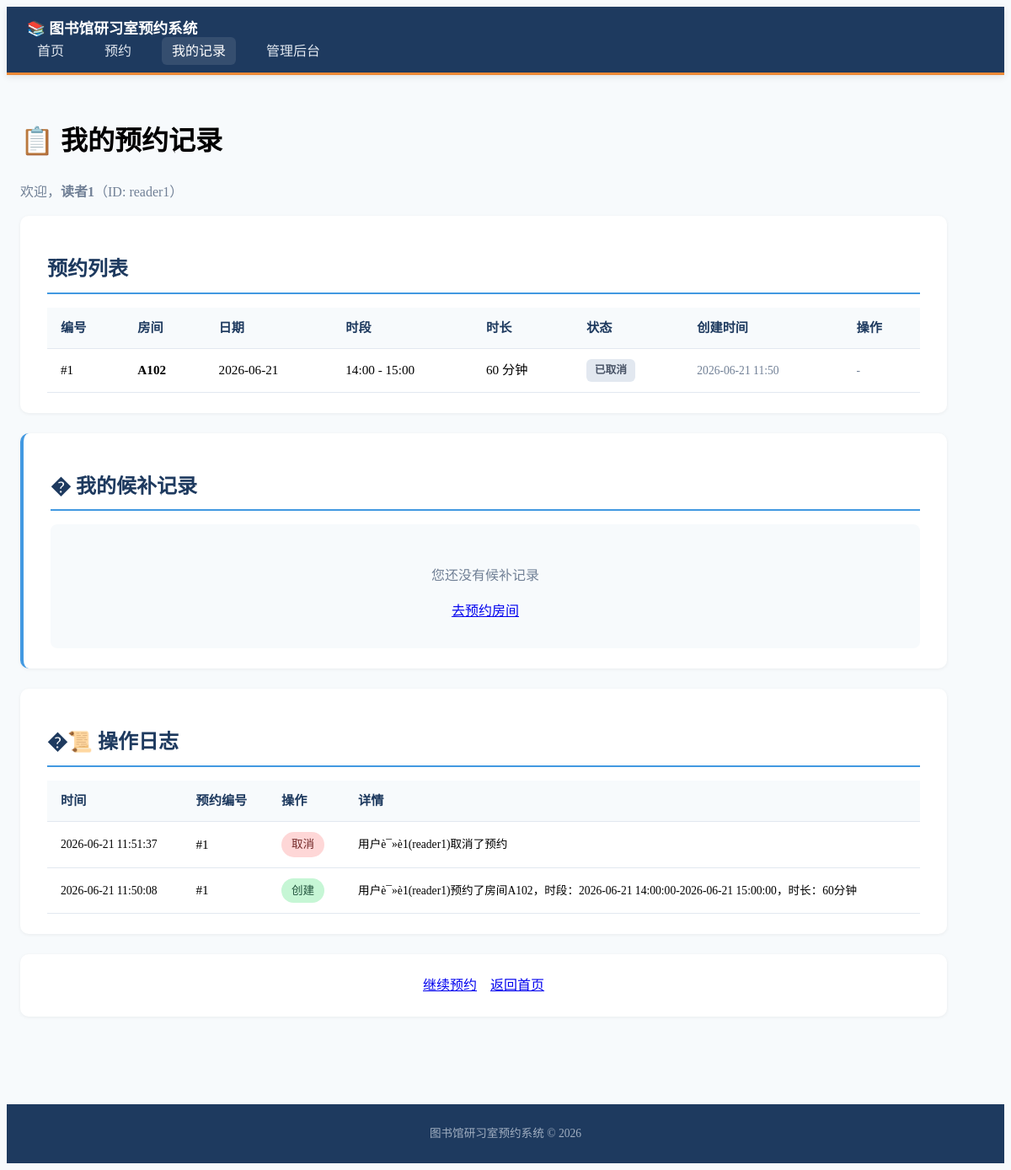
Page /history on the earlier database version.
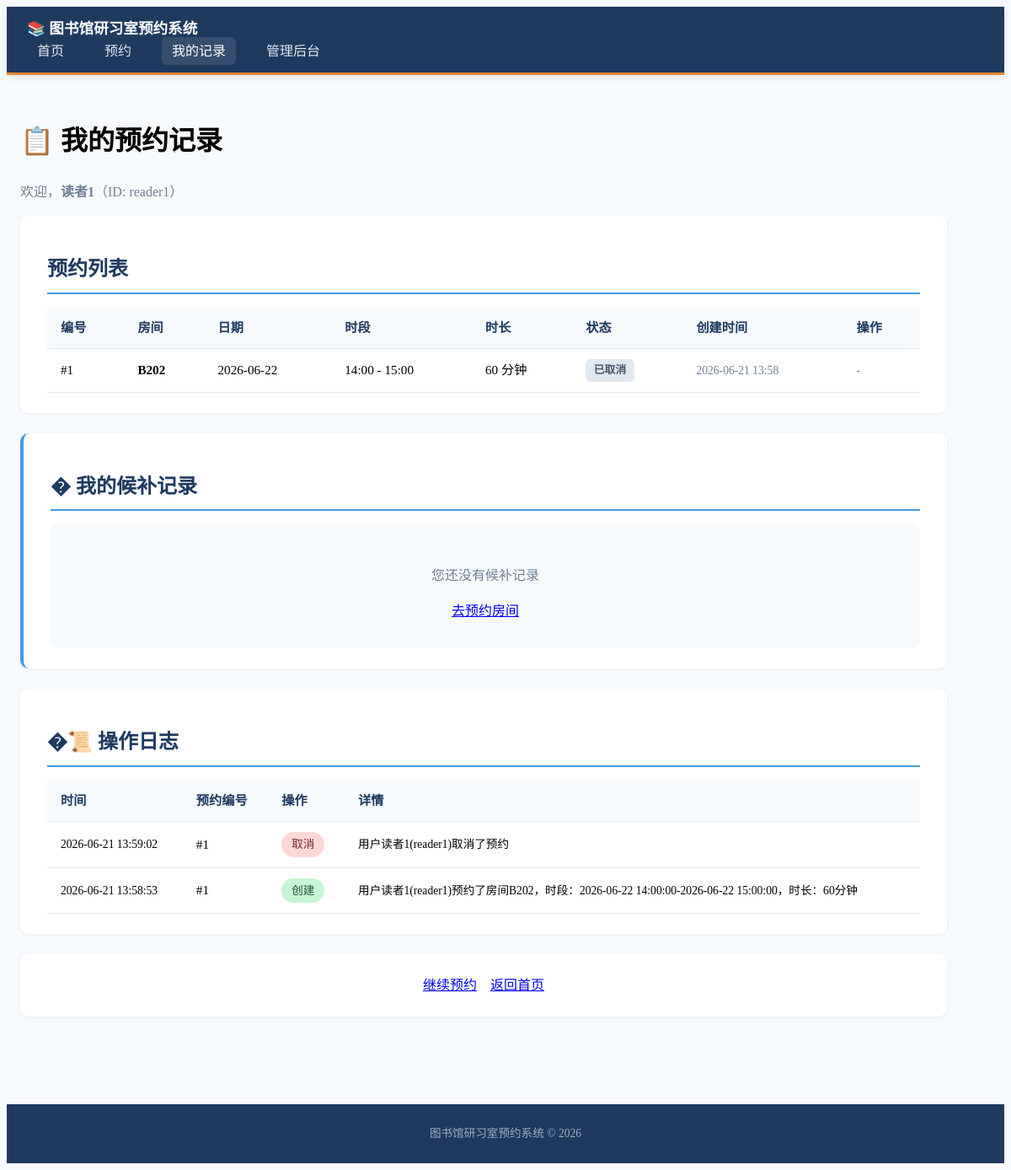
Same page on the later database version.
### models.py (models this page shows)
class Booking(Base):
    __tablename__ = "bookings"
    id = Column(Integer, primary_key=True, index=True)
    room_id = Column(Integer, ForeignKey("rooms.id"), nullable=False)
    user_id = Column(String(100), nullable=False, index=True)
    user_name = Column(String(100), nullable=False)
    start_time = Column(DateTime, nullable=False, index=True)
    end_time = Column(DateTime, nullable=False, index=True)
    status = Column(String(20), nullable=False, default="active")
    created_at = Column(DateTime, default=datetime.now)
    room = relationship("Room", back_populates="bookings")
    logs = relationship("BookingLog", back_populates="booking")

class Room(Base):
    __tablename__ = "rooms"
    id = Column(Integer, primary_key=True, index=True)
    name = Column(String(100), nullable=False)
    capacity = Column(Integer, nullable=False, default=1)
    is_active = Column(Boolean, default=True)
    description = Column(String(500), nullable=True)
    bookings = relationship("Booking", back_populates="room")
    waitlist_entries = relationship("WaitlistEntry", back_populates="room", order_by="WaitlistEntry.created_at")

class BookingLog(Base):
    __tablename__ = "booking_logs"
    id = Column(Integer, primary_key=True, index=True)
    booking_id = Column(Integer, ForeignKey("bookings.id"), nullable=False)
    action = Column(String(50), nullable=False)
    details = Column(Text, nullable=True)
    timestamp = Column(DateTime, default=datetime.now)
    booking = relationship("Booking", back_populates="logs")

### main.py (the view)
@app.get("/history", response_class=HTMLResponse)
async def history(
    request: Request,
    user_id: str = "reader1",
    user_name: str = "读者1",
    db: Session = Depends(get_db)
):
    bookings = db.query(Booking).filter(
        Booking.user_id == user_id
    ).order_by(Booking.created_at.desc()).all()
    logs = db.query(BookingLog).join(Booking).filter(
        Booking.user_id == user_id
    ).order_by(BookingLog.timestamp.desc()).all()
    waitlist_entries_raw = db.query(WaitlistEntry).filter(
        WaitlistEntry.user_id == user_id,
    ).order_by(WaitlistEntry.created_at.desc()).all()
    waitlist_entries = []
    for entry in waitlist_entries_raw:
        pos = get_waitlist_position(db, entry) if entry.status == "waiting" else None
        waitlist_entries.append({
            "entry": entry,
            "position": pos,
        })
    return templates.TemplateResponse("history.html", {
        "request": request,
        "bookings": bookings,
        "logs": logs,
        "waitlist_entries": waitlist_entries,
        "user_id": user_id,
        "user_name": user_name
    })

### templates/history.html (shortened to what the changed rows need)
<!DOCTYPE html>
<html lang="zh-CN">
<head>
    <link rel="stylesheet" href="https://cdn.jsdelivr.net/npm/@picocss/pico@1/css/pico.min.css">
    <link rel="stylesheet" href="/static/style.css">
</head>
<body>
    <main class="container">
        <h1>📋 我的预约记录</h1>
        <p class="muted">欢迎，<strong>{{ user_name }}</strong>（ID: {{ user_id }}）</p>
        <section>
            <h2>预约列表</h2>
            {% if bookings %}
            <div class="table-container">
                <table>
                    <thead>
                        <tr>
                            <th>编号</th>
                            <th>房间</th>
                            <th>日期</th>
                            <th>时段</th>
                            <th>时长</th>
                            <th>状态</th>
                            <th>创建时间</th>
                            <th>操作</th>
                        </tr>
                    </thead>
                    <tbody>
                        {% for b in bookings %}
                        <tr>
                            <td>#{{ b.id }}</td>
                            <td><strong>{{ b.room.name }}</strong></td>
                            <td>{{ b.start_time.strftime('%Y-%m-%d') }}</td>
                            <td>{{ b.start_time.strftime('%H:%M') }} - {{ b.end_time.strftime('%H:%M') }}</td>
                            <td>
                                {% set delta = (b.end_time - b.start_time).total_seconds() / 60 %}
                                {{ '%d' | format(delta) }} 分钟
                            </td>
                            <td>
                                {% if b.status == 'active' %}
                                    <span class="status-badge status-open">进行中/有效</span>
                                {% elif b.status == 'cancelled' %}
                                    <span class="status-badge status-cancelled">已取消</span>
                                {% elif b.status == 'no_show' %}
                                    <span class="status-badge status-noshow">爽约/未到</span>
                                {% else %}
                                    <span class="status-badge">{{ b.status }}</span>
                                {% endif %}
                            </td>
                            <td class="small muted">{{ b.created_at.strftime('%Y-%m-%d %H:%M') }}</td>
                            <td>
                                {% if b.status == 'active' %}
                                <form method="post" action="/book/cancel/{{ b.id }}" onsubmit="return confirm('确定要取消这个预约吗？');">
                                    <input type="hidden" name="user_id" value="{{ user_id }}">
                                    <input type="hidden" name="user_name" value="{{ user_name }}">
                                    <button type="submit" class="secondary small-btn">取消预约</button>
                                </form>
                                {% else %}
                                <span class="muted small">-</span>
                                {% endif %}
                            </td>
                        </tr>
                        {% endfor %}
                    </tbody>
                </table>
            </div>
            {% else %}
            <div class="empty-state">
                <p class="muted">您还没有任何预约记录</p>
                <a href="/book?user_id={{ user_id }}&user_name={{ user_name }}" role="button">去预约房间</a>
            </div>
            {% endif %}
        </section>
        <section class="waitlist-history-section">
            <h2>� 我的候补记录</h2>
            {% if waitlist_entries %}
            <div class="table-container">
                <table>
                    <thead>
                        <tr>
                            <th>编号</th>
                            <th>房间</th>
                            <th>日期</th>
                            <th>候补时段</th>
                            <th>时长</th>
                            <th>状态</th>
                            <th>排队位置</th>
                            <th>加入时间</th>
                            <th>操作</th>
                        </tr>
                    </thead>
                    <tbody>
                        {% for we in waitlist_entries %}
                        {% set entry = we.entry %}
                        <tr>
                            <td>#{{ entry.id }}</td>
                            <td><strong>{{ entry.room.name }}</strong></td>
                            <td>{{ entry.start_time.strftime('%Y-%m-%d') }}</td>
                            <td>{{ entry.start_time.strftime('%H:%M') }} - {{ entry.end_time.strftime('%H:%M') }}</td>
                            <td>
                                {% set delta = (entry.end_time - entry.start_time).total_seconds() / 60 %}
                                {{ '%d' | format(delta) }} 分钟
                            </td>
                            <td>
                                {% if entry.status == 'waiting' %}
                                    <span class="status-badge status-waiting">等待中</span>
                                {% elif entry.status == 'filled' %}
                                    <span class="status-badge status-open">已补位</span>
                                {% elif entry.status == 'cancelled' %}
                                    <span class="status-badge status-cancelled">已取消</span>
                                {% elif entry.status == 'expired' %}
                                    <span class="status-badge status-noshow">已过期</span>
                                {% else %}
                                    <span class="status-badge">{{ entry.status }}</span>
                                {% endif %}
                            </td>
                            <td>
                                {% if we.position %}
                                    <strong class="position-num">第 {{ we.position }} 位</strong>
                                {% else %}
                                    <span class="muted">-</span>
                                {% endif %}
                            </td>
                            <td class="small muted">{{ entry.created_at.strftime('%Y-%m-%d %H:%M') }}</td>
                            <td>
                                {% if entry.status == 'waiting' %}
                                <form method="post" action="/waitlist/cancel/{{ entry.id }}" onsubmit="return confirm('确定要取消这个候补吗？');">
                                    <input type="hidden" name="user_id" value="{{ user_id }}">
                                    <input type="hidden" name="user_name" value="{{ user_name }}">
                                    <button type="submit" class="secondary small-btn">取消候补</button>
                                </form>
                                {% else %}
                                <span class="muted small">-</span>
                                {% endif %}
                            </td>
                        </tr>
                        {% endfor %}
                    </tbody>
                </table>
            </div>
            {% else %}
            <div class="empty-state">
            </div>
            {% endif %}
        </section>
        <section>
            <h2>�📜 操作日志</h2>
            {% if logs %}
            <div class="table-container">
                <table>
                    <thead>
                        <tr>
                            <th>时间</th>
                            <th>预约编号</th>
                            <th>操作</th>
                            <th>详情</th>
                        </tr>
                    </thead>
                    <tbody>
                        {% for log in logs %}
                        <tr>
                            <td class="small">{{ log.timestamp.strftime('%Y-%m-%d %H:%M:%S') }}</td>
                            <td>#{{ log.booking_id }}</td>
                            <td>
                                {% if log.action == 'created' %}
                                    <span class="badge badge-success">创建</span>
                                {% elif log.action == 'cancelled' %}
                                    <span class="badge badge-cancel">取消</span>
                                {% elif log.action == 'no_show' %}
                                    <span class="badge badge-warning">爽约</span>
                                {% elif log.action == 'auto_filled' %}
                                    <span class="badge badge-autofill">自动补位</span>
                                {% else %}
                                    {{ log.action }}
                                {% endif %}
                            </td>
                            <td class="small">{{ log.details }}</td>
                        </tr>
                        {% endfor %}
                    </tbody>
                </table>
            </div>
            {% else %}
            <div class="empty-state">
                <p class="muted">暂无操作日志</p>
            </div>
            {% endif %}
        </section>
        <section class="quick-links">
            <a href="/book?user_id={{ user_id }}&user_name={{ user_name }}" role="button">继续预约</a>
            <a href="/?user_id={{ user_id }}&user_name={{ user_name }}" role="button" class="secondary">返回首页</a>
        </section>
    </main>
</body>
</html>

Differences in the rows shown:
no longer on this page (row edited): BookingLog: timestamp "2026-06-21 11:51:37", booking_id "1", action "取消", details "用户è¯»è 1(reader1)取消了预约"
changed Booking "reader1": user_name (not shown) → "读者1"; room.name "A102" → "B202"; start_time "2026-06-21" → "2026-06-22"; created_at "2026-06-21 11:50" → "2026-06-21 13:58"
now on this page (row edited): BookingLog: timestamp "2026-06-21 13:59:02", booking_id "1", action "取消", details "用户读者1(reader1)取消了预约"
changed BookingLog: timestamp "2026-06-21 11:50:08" → "2026-06-21 13:58:53"; details "用户è¯»è 1(reader1)预约了房间A102，时段：2026-06-21 14:00:00-2026-06-21 15:00:00，时长：60分钟" → "用户读者1(reader1)预约了房间B202，时段：2026-06-22 14:00:00-2026-06-22 15:00:00，时长：60分钟"
Other differences:
{{ user_name }}: "读者1" → (not shown)
